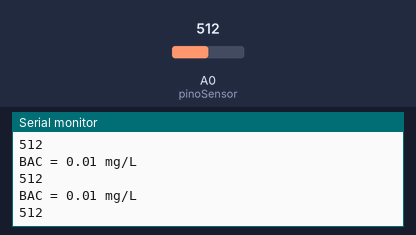
Recording of a sketch running on a simulated Arduino Uno, built with avr-gcc and run on an emulated ATmega328P. Parts: the last lines printed to the serial monitor. The inputs (shaded band) are chosen by the test bench; at power-on: A0 (pinoSensor) = 512.

Above: at 1.4 s.
1.5 s: A0 (pinoSensor) set to 716
At 1.77 s:
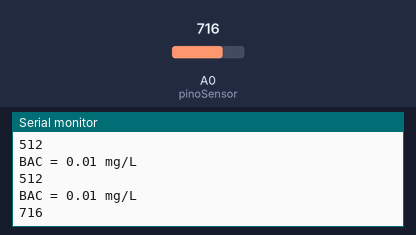
3.0 s: A0 (pinoSensor) set to 900
At 3.04 s:
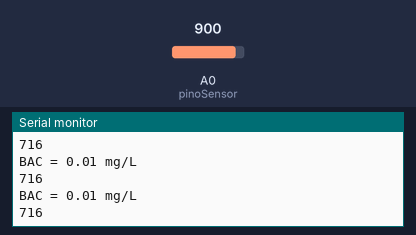
Timing chart, 0 to 6.0 s (numbered marks = the images above; inputs shaded):
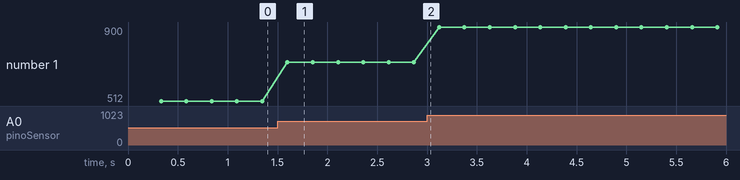

The sketch:

program_final.ino
```cpp
#define pinoSensor A0

/* CALIBRAÇÃO */
#define numLoopsCalibrar 50
#define intervaloCalibrar 5

/* LEITURA */
#define numLoopsLeitura 100
#define intervaloLeitura 50


#define constanteArLimpo 60

/* GLOBAIS */
const int R2 = 10;

float resLocal = 0.0f;
float resGas = 0.0f;
float ratio = 0.0f;
float bac;


void setup()
{
    Serial.begin(9600);
    //pinMode(pinoSensor, INPUT);
    calibrarSensor();
}

void loop()
{
  bac = realizaLeitura();
  Serial.print("BAC = ");
  Serial.print(bac);  //convert to g/dL
  Serial.print(" mg/L\n");
  Serial.println(analogRead(pinoSensor));
  delay(200);
}


float calcResistenciaLocal() // cálculo do R0
{
  float resistenciaGas = 0.0f;
  float resistenciaLocal = 0.0f;

  int leituraSensor = analogRead(pinoSensor);
  float tensaoSensor = (float) leituraSensor / 1024 * 5.0;
  resistenciaGas = ((5.0 * R2) / tensaoSensor) + R2;
  resistenciaLocal = resistenciaGas / constanteArLimpo;

  return resistenciaLocal;
  }


void calibrarSensor()
{
  Serial.print("\nCalibrando...");
  float valorResistencia = 0.0f;
  float somaRes = 0.0f;
  float mediaResistenciaAr = 0.0f;

  for(int i = 0; i < numLoopsCalibrar; i++)
  {
    valorResistencia = calcResistenciaLocal();
    somaRes = somaRes + valorResistencia;
    delay(intervaloCalibrar);
    }

  mediaResistenciaAr = somaRes / numLoopsCalibrar;
  Serial.print("\nSensor calibrado!  R0:  ");
  Serial.print(mediaResistenciaAr);
  Serial.print(" Ohms\n");

  resLocal = mediaResistenciaAr;
  //return mediaResistenciaAr;
  }

float calcBac() // Cálculo de concentração de álcool no sangue / BAC
{
  float bacLocal = 0.0f;
  int leituraSensor = analogRead(pinoSensor);
  float tensaoSensor = (float) leituraSensor / 1024 * 5.0;
  resGas = ((5.0 * R2) / tensaoSensor) + R2;
  ratio = resGas / resLocal;
  double x = 0.4 * ratio;
  bacLocal = pow(x, -1.431); // mg/L
  return bacLocal;
  }

float realizaLeitura()
{
  float valorBac = 0.0f;
  float somaBac = 0.0f;
  float mediaBac = 0.0f;
  for(int i = 0; i < numLoopsLeitura; i++)
  {
    valorBac = calcBac();
    somaBac = somaBac + valorBac;
    //Serial.println(somaBac);
    }
  mediaBac = somaBac / numLoopsLeitura;

  return mediaBac;
  }
```

Measured:
- after the input at 1.5 s, the serial monitor: prints a new line after 0.10 s (image 1)
- plotted number 1: 512 → 716 after the input at 1.5 s, 716 → 900 after the input at 3.0 s
